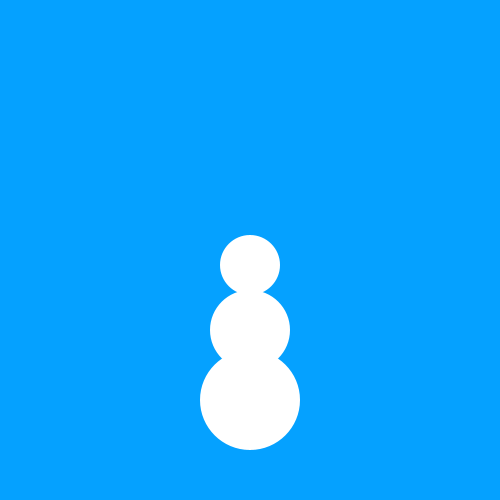
Frame 1 (no input)
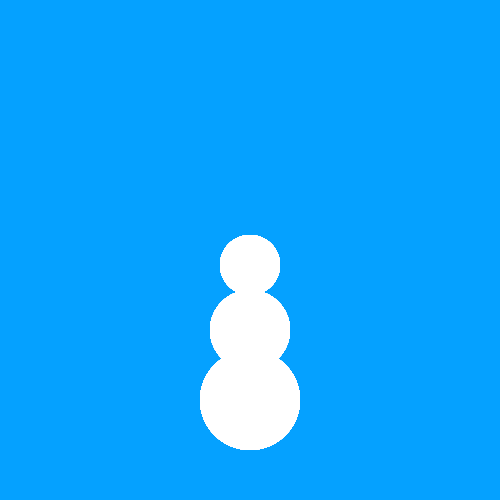
Frame 60 (the mouse pressed at the canvas centre just before this capture)
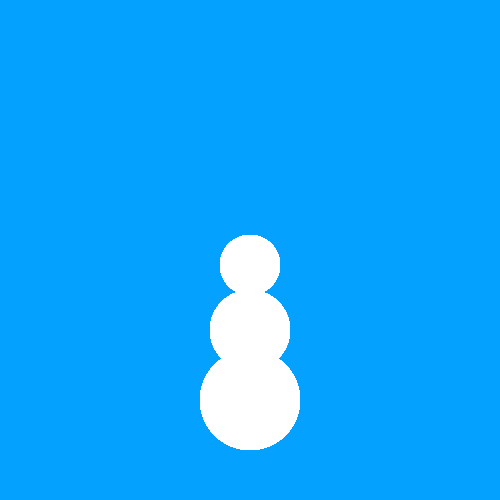
Frame 120 (the mouse held since frame 60 and released just before this capture)

The Processing sketch that drew these frames (run headless with seeded random() and noise(); from frame 60 on, the mouse is pressed at the canvas centre):

// Processing sketch: snowman
// ── snowman.pde
void setup () {
size (500,500);
background (5,161,255);

}
int y = 400;

void draw() {
  noStroke();
  ellipse(250,y-135,60,60);
  ellipse(250,y-70,80,80);
  ellipse(250,y,100,100);   
}
